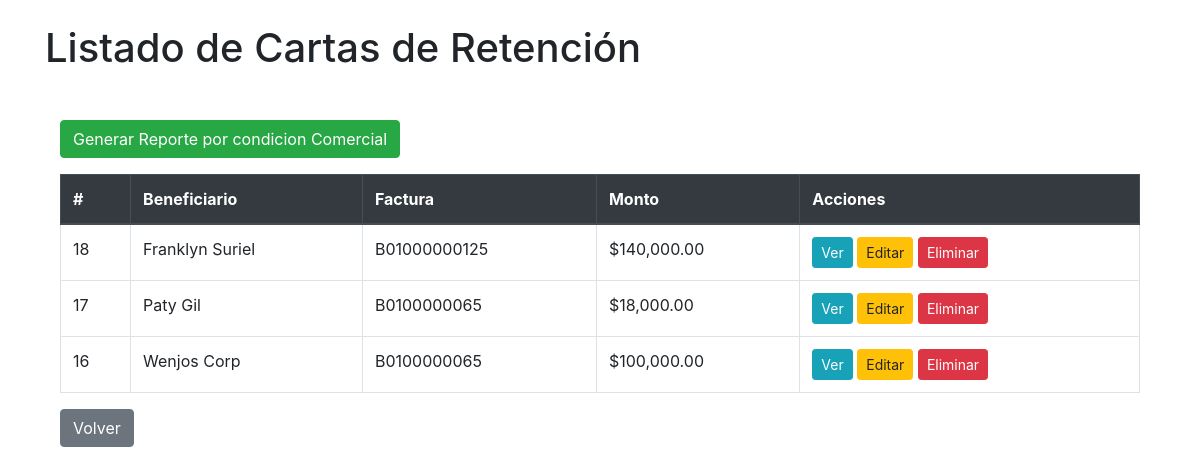
Page /index_carta_retencion.php on the committed database.
### tables this page shows
CREATE TABLE IF NOT EXISTS `pagos` (
  `id` int NOT NULL AUTO_INCREMENT,
  `factura_id` int NOT NULL,
  `monto` decimal(10,2) NOT NULL,
  `monto_real` decimal(10,2) NOT NULL,
  `fecha_pago` date NOT NULL,
  `metodo_pago` varchar(50) DEFAULT NULL,
  `a_quien_dirigida` varchar(255) NOT NULL,
  `beneficiario` varchar(255) NOT NULL,
  `cedula_beneficiario` varchar(20) NOT NULL,
  `concepto` varchar(255) NOT NULL,
  `condicion_comercial` enum('Persona Física','Simplificado','Informal') NOT NULL,
  `factura_beneficiario` varchar(255) DEFAULT NULL,
  PRIMARY KEY (`id`),
  KEY `factura_id` (`factura_id`),
  CONSTRAINT `pagos_ibfk_1` FOREIGN KEY (`factura_id`) REFERENCES `facturas` (`id`) ON DELETE CASCADE
);

CREATE TABLE IF NOT EXISTS `facturas` (
  `id` int NOT NULL AUTO_INCREMENT,
  `presupuesto_id` int NOT NULL,
  `cliente_id` int NOT NULL,
  `numero_factura` varchar(20) NOT NULL,
  `fecha_emision` date NOT NULL,
  `estado` enum('pagada','pendiente') DEFAULT 'pendiente',
  `total` decimal(10,2) NOT NULL,
  PRIMARY KEY (`id`),
  UNIQUE KEY `numero_factura` (`numero_factura`),
  KEY `presupuesto_id` (`presupuesto_id`),
  KEY `cliente_id` (`cliente_id`),
  CONSTRAINT `facturas_ibfk_1` FOREIGN KEY (`presupuesto_id`) REFERENCES `presupuesto` (`id`) ON DELETE CASCADE,
  CONSTRAINT `facturas_ibfk_2` FOREIGN KEY (`cliente_id`) REFERENCES `clientes` (`id`) ON DELETE CASCADE
);

### includes/database.php (called while the page is built, shortened)
<?php
class MySqli_DB {
    private $con;
    public $query_id;
    public function db_connect() {
        $this->con = mysqli_connect(DB_HOST, DB_USER, DB_PASS, DB_NAME);
    }
    public function query($sql) {
        if (trim($sql != "")) {
            $this->query_id = $this->con->query($sql);
        }
        return $this->query_id;
    }
}
$db = new MySqli_DB();
?>

### index_carta_retencion.php (the view, shortened to what this page needs)
<?php
require_once 'includes/load.php';
$query = "
    SELECT p.id AS pago_id,
            p.factura_id,
           p.beneficiario,
           f.numero_factura,
           p.monto
    FROM pagos p
    JOIN facturas f ON p.factura_id = f.id
    ORDER BY p.fecha_pago DESC
";
$result_pagos = $db->query($query);
?>
<!DOCTYPE html>
<html lang="es">
<head>
    <link rel="stylesheet" href="https://maxcdn.bootstrapcdn.com/bootstrap/4.5.2/css/bootstrap.min.css">
</head>
<body>
    <tbody>
<div class="container mt-4">
    <h1>Listado de Cartas de Retención</h1>
    <div class="container mt-5">
        <a href="index_condicion_comercial.php" class="btn btn-success mb-3">Generar Reporte por condicion Comercial</a>
    <table class="table table-bordered">
        <thead class="thead-dark">
            <tr>
                <th>#</th>
                <th>Beneficiario</th>
                <th>Factura</th>
                <th>Monto</th>
                <th>Acciones</th>
            </tr>
        </thead>
        <tbody>
        <?php if ($result_pagos->num_rows > 0): ?>
            <?php while ($pago = $result_pagos->fetch_assoc()): ?>
                <tr>
                    <td><?php echo $pago['pago_id']; ?></td>
                    <td><?php echo htmlspecialchars($pago['beneficiario']); ?></td>
                    <td><?php echo htmlspecialchars($pago['numero_factura']); ?></td>
                    <td>$<?php echo number_format($pago['monto'], 2); ?></td>
                    <td>
                        <a href="ver_carta_retencion.php?id=<?php echo $pago['pago_id']; ?>" class="btn btn-sm btn-info">Ver</a>
                        <a href="editar_carta_retencion.php?id=<?php echo $pago['pago_id']; ?>" class="btn btn-sm btn-warning">Editar</a>
                        <a href="eliminar_carta_retencion.php?id=<?php echo $pago['pago_id']; ?>" class="btn btn-sm btn-danger" onclick="return confirm('¿Estás seguro de eliminar este registro?');">Eliminar</a>
                    </td>
                </tr>
            <?php endwhile; ?>
        <?php else: ?>
            <tr>
                <td colspan="5" class="text-center">No hay pagos registrados asociados a facturas.</td>
            </tr>
        <?php endif; ?>
        </tbody>
    </table>
    <a href="index_reportes.php" class="btn btn-secondary">Volver</a>
</div>
</body>
</html>

### rows in the picture
pagos: id "18", beneficiario "Franklyn Suriel", factura.numero_factura "B01000000125", monto "140,000.00"
pagos: id "17", beneficiario "Paty Gil", factura.numero_factura "B0100000065", monto "18,000.00"
pagos: id "16", beneficiario "Wenjos Corp", factura.numero_factura "B0100000065", monto "100,000.00"
